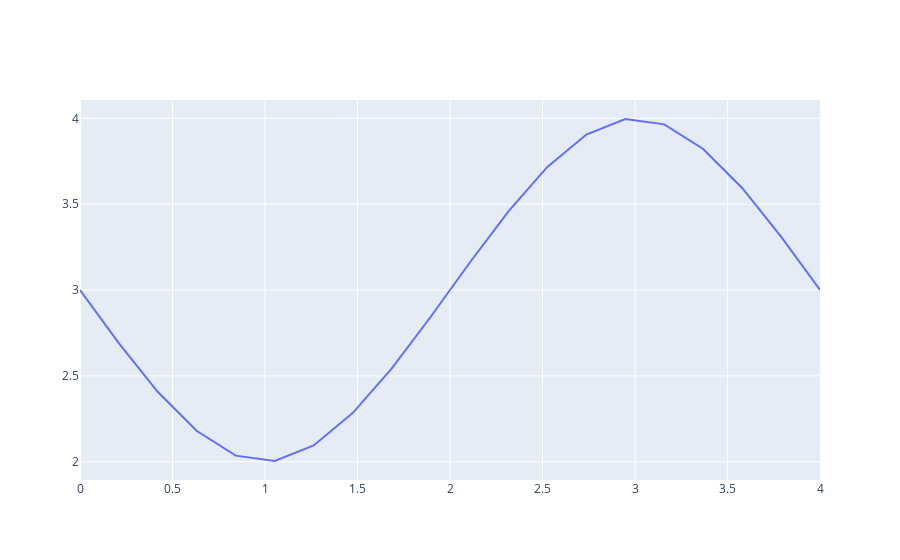
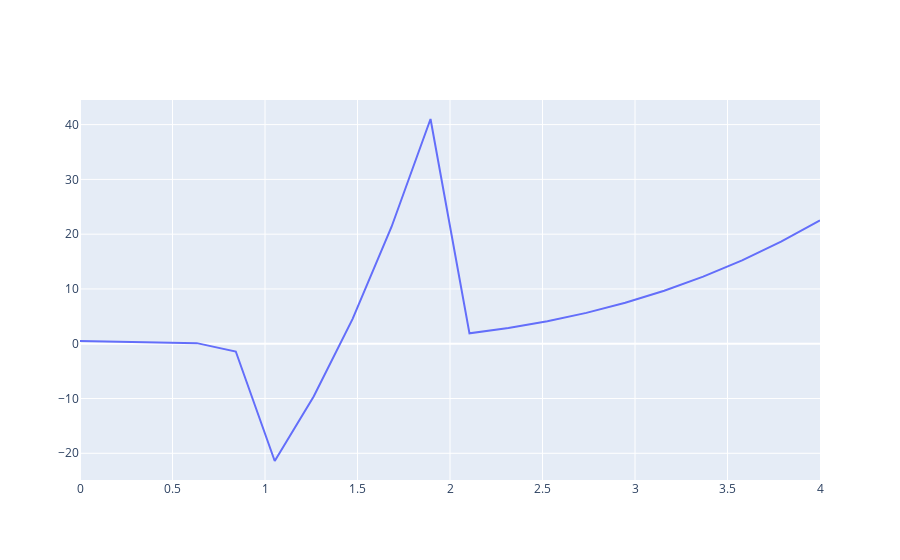

Here is the notebook cell these charts were saved with, in order:
### Code cell
test = cpCubicSpline(cp.asarray(ts), cp.asarray(xs))
print(test(cp.asarray(cudf.Series(interp).astype('float64'))))
fig = go.Figure(data=go.Scatter(x=interp, y=cp.asnumpy(test(cp.asarray(interp)))))
fig.show()
test.c = cuspatial.cubic_spline(ts, xs, ids).to_gpu_matrix()
print(test(cp.asarray(cudf.Series(interp).astype('float32'))))
fig = go.Figure(data=go.Scatter(x=interp, y=cp.asnumpy(test(cp.asarray(cudf.Series(interp).astype('float32'))))))
fig.show()

### Figure 1 — Plotly figure (JSON) as saved in the notebook; plotly's stock layout.template omitted (floating-point values rounded to 4 significant figures)
{"data": [{"type": "scatter", "x": [0, 0.2105, 0.4211, 0.6316, 0.8421, 1.053, 1.263, 1.474, 1.684, 1.895, 2.105, 2.316, 2.526, 2.737, 2.947, 3.158, 3.368, 3.579, 3.789, 4], "y": [3, 2.689, 2.406, 2.179, 2.035, 2.004, 2.095, 2.283, 2.542, 2.843, 3.157, 3.458, 3.717, 3.905, 3.996, 3.965, 3.821, 3.594, 3.311, 3]}], "layout": {}}

### Figure 2 — Plotly figure (JSON) as saved in the notebook; plotly's stock layout.template omitted (floating-point values rounded to 4 significant figures)
{"data": [{"type": "scatter", "x": [0, 0.2105, 0.4211, 0.6316, 0.8421, 1.053, 1.263, 1.474, 1.684, 1.895, 2.105, 2.316, 2.526, 2.737, 2.947, 3.158, 3.368, 3.579, 3.789, 4], "y": [0.5, 0.3772, 0.2382, 0.1107, -1.415, -21.41, -9.633, 4.547, 21.36, 41.03, 1.897, 2.87, 4.108, 5.636, 7.485, 9.681, 12.25, 15.23, 18.63, 22.5]}], "layout": {}}
